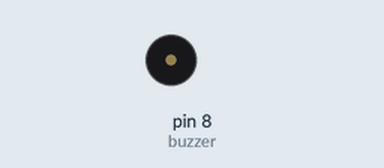
Bench run of a sketch on a simulated Arduino Uno, built with avr-gcc and run on an emulated ATmega328P. On the bench: buzzer (waves = sounding).

Above: at 0.2 s.
At 8.8 s:
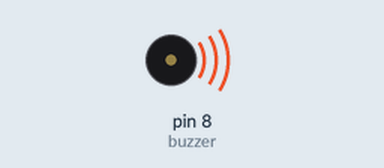
Timing chart, 0 to 9.4 s (numbered marks = the images above):
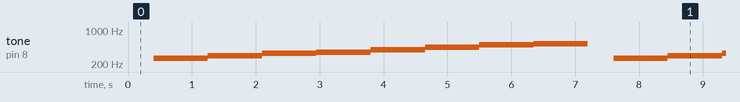

The sketch:

sketch_may21b.ino
```cpp
int melody[] = {262, 294, 330, 349, 392, 440, 494, 523};
const int buzzer = 8;
int noteDuration = 850;
int noteDelay = 850;

void setup() {
  pinMode(buzzer, OUTPUT);
}

void loop() {
  delay(400);

  for (int i = 0; i < 8; i++) {
    tone(buzzer, melody[i], noteDuration);
    delay(noteDelay);
  }
}
```

Measured:
- by itself, tone on pin 8 (buzzer): repeats every 7.2 s: 294 Hz 0.85 s, 330 Hz 0.85 s, 349 Hz 0.85 s, 392 Hz 0.85 s, 440 Hz 0.85 s, 494 Hz 0.85 s, 523 Hz 0.85 s, silent 0.40 s, 262 Hz 0.85 s
